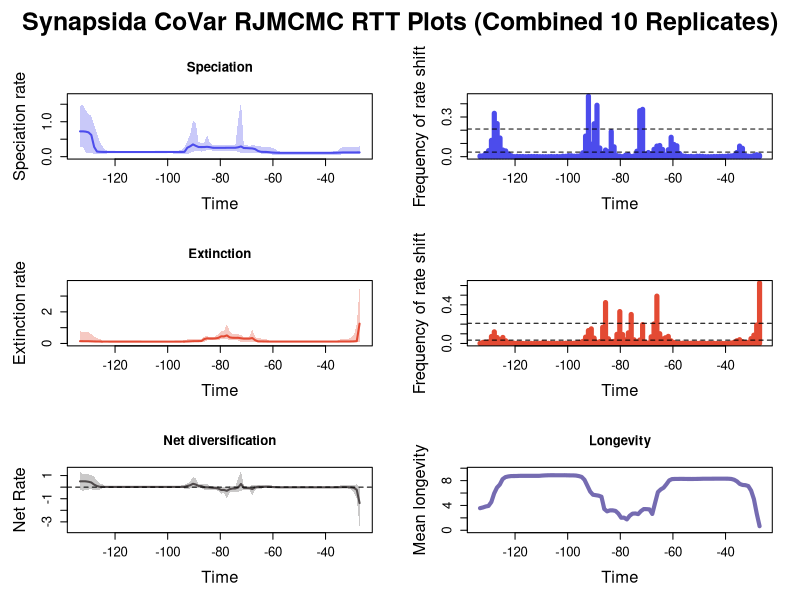

Recreate this plot in R.


pdf(file='C:/Users/SimoesLabAdmin/Documents/BDNN_Arielli/synapsida/mcmc_predictors/B_covar_rjmcmc/B_covar_syn_RTT_plots_TEST.pdf',width=10, height=15)
par(mfrow=c(3,2), 
    oma=c(0,0,3,0),     # Increased top outer margin from 2 to 3
    mar=c(5,5,4,2)+0.1, # Increase plot margins for larger axis labels
    cex.lab=1.5,        # Increase axis label size
    cex.axis=1.2)       # Increase axis tick label size
library(scales)

time=c(-27.068001935, -28.141163805,-29.214325675,-30.287487545,-31.360649415,-32.433811285000004,-33.506973155,-34.580135025000004,-35.653296895,-36.726458765000004,-37.799620635,-38.872782505,-39.945944374999996,-41.019106245,-42.092268114999996,-43.165429985,-44.238591854999996,-45.311753725,-46.384915594999995,-47.458077465,-48.531239334999995,-49.604401205,-50.677563074999995,-51.750724945,-52.82388681500001,-53.897048685,-54.97021055500001,-56.043372425,-57.11653429500001,-58.189696165,-59.26285803500001,-60.336019905,-61.40918177500001,-62.482343645,-63.55550551500001,-64.628667385,-65.70182925499999,-66.774991125,-67.848152995,-68.921314865,-69.99447673499999,-71.067638605,-72.140800475,-73.213962345,-74.28712421499999,-75.360286085,-76.433447955,-77.50660982500001,-78.579771695,-79.652933565,-80.726095435,-81.79925730500001,-82.872419175,-83.945581045,-85.018742915,-86.09190478500001,-87.165066655,-88.238228525,-89.311390395,-90.38455226500001,-91.45771413499999,-92.530876005,-93.604037875,-94.67719974500001,-95.75036161500002,-96.823523485,-97.896685355,-98.96984722500001,-100.04300909500002,-101.116170965,-102.189332835,-103.26249470500001,-104.33565657500002,-105.408818445,-106.481980315,-107.55514218500001,-108.62830405500002,-109.701465925,-110.774627795,-111.84778966500001,-112.92095153500001,-113.994113405,-115.067275275,-116.140437145,-117.21359901500001,-118.28676088499999,-119.359922755,-120.433084625,-121.50624649500001,-122.57940836499999,-123.652570235,-124.725732105,-125.79889397500001,-126.87205584499999,-127.945217715,-129.01837958500002,-130.09154145500003,-131.16470332500003,-132.237865195,-133.31102706500002)
rate=c(0.12197343003695399, 0.12154615348035899,0.12100863934218622,0.12078875028353112,0.1207451426641504,0.12073337511692522,0.12023067201097942,0.11684402056210944,0.11269973799889077,0.1104877374672314,0.110144132265192,0.10970755889739267,0.10955530220045007,0.10952596609165424,0.10947882483961338,0.10943252265348799,0.10929068918592237,0.10943252265348799,0.10943252265348799,0.10943252265348799,0.10943252265348799,0.10947882483961338,0.10955530220045007,0.10955530220045007,0.10963916552368169,0.10963916552368169,0.10968049778728292,0.10968049778728292,0.10991137180836391,0.11071983476308918,0.11413015917818714,0.1186890303303946,0.1277962915618686,0.1349170601968093,0.13604179398134048,0.139917777744126,0.16439012496147298,0.21629644880437626,0.2354947403193049,0.2395326506064786,0.24504861349615695,0.24696379390458523,0.2922131186569009,0.2679601866201702,0.25448832202138444,0.2541085419927751,0.2541085419927751,0.2541085419927751,0.25245640439306993,0.2523849958803308,0.25229228975814977,0.2523849958803308,0.25393959088899776,0.27149062225908543,0.2817794444052515,0.27551147807128107,0.2744863887231296,0.2753361616230765,0.3098522887096541,0.3513055161107757,0.29619083005688773,0.2562928977584863,0.13755088268006582,0.13436568977643726,0.13414183436230848,0.13400634893632918,0.13387893874002632,0.13387893874002632,0.13367414159558294,0.1330837424471586,0.1330837424471586,0.13306047194630585,0.13306047194630585,0.13302792988370854,0.13302792988370854,0.13302792988370854,0.13302792988370854,0.13302792988370854,0.13302792988370854,0.13302792988370854,0.13302792988370854,0.13302792988370854,0.13302792988370854,0.13302792988370854,0.13302792988370854,0.13302792988370854,0.13302792988370854,0.1330798626065126,0.1330798626065126,0.13323573552619405,0.13425838655677286,0.13544748329930956,0.13823478309682025,0.14575855112671454,0.2780706825551443,0.619951681538655,0.6953202603705448,0.7163578118994737,0.7242103644978006,0.7242103644978006)
minHPD=c(0.075602528641189, 0.0751822533099565,0.07033167382995621,0.0751822533099565,0.0751822533099565,0.0751822533099565,0.07622589823685971,0.050074125544164044,0.050074125544164044,0.052722361990561885,0.0525200554719315,0.052722361990561885,0.053340978818243415,0.053340978818243415,0.053340978818243415,0.053340978818243415,0.053359108337496304,0.0525200554719315,0.0525200554719315,0.0525200554719315,0.0525200554719315,0.053340978818243415,0.053340978818243415,0.053340978818243415,0.053340978818243415,0.053340978818243415,0.05281048882043875,0.05281048882043875,0.0525200554719315,0.053340978818243415,0.050074125544164044,0.06037905368823029,0.0819300415501725,0.08725525438909948,0.08725525438909948,0.09133941941213147,0.09054198210555227,0.09658283582802146,0.102769821859814,0.102769821859814,0.10188742403249845,0.10188742403249845,0.10482575757159532,0.13927062877320417,0.17006840501281725,0.17369507802601777,0.1745696099913396,0.1745696099913396,0.16969833083069777,0.16969833083069777,0.16969833083069777,0.16969833083069777,0.16969833083069777,0.19156600553912426,0.19499326389567156,0.15334549134386985,0.14626280233711386,0.15073404511184518,0.17786881110350503,0.1399993217017564,0.10719866329299445,0.07666203814459031,0.0783652890553229,0.0783652890553229,0.08766964547221733,0.08766964547221733,0.09068383211198279,0.09068383211198279,0.09321558462251853,0.09480703070324714,0.09501682393621869,0.09501682393621869,0.09501682393621869,0.09501682393621869,0.09501682393621869,0.09501682393621869,0.09501682393621869,0.09501682393621869,0.09501682393621869,0.09501682393621869,0.09501682393621869,0.09501682393621869,0.09501682393621869,0.09501682393621869,0.09501682393621869,0.09480703070324714,0.09480703070324714,0.09501682393621869,0.09501682393621869,0.0928781015645706,0.08766964547221733,0.07666203814459031,0.07931796107233563,0.07666203814459031,0.08093456584927498,0.10576477218474309,0.10576477218474309,0.11475442593670084,0.2750956946809067,0.2640758807282162)
maxHPD=c(0.29174021810784334, 0.2851671409414155,0.26677696892440567,0.2649275057541869,0.2649275057541869,0.2649275057541869,0.26677696892440567,0.22737795824791143,0.157971841153782,0.14867660972574342,0.1463351038018324,0.14416486324902217,0.14416486324902217,0.14416486324902217,0.14416486324902217,0.144102914757969,0.144102914757969,0.14308864614600347,0.14308864614600347,0.14308864614600347,0.14308864614600347,0.144102914757969,0.14425678313897472,0.14430769398640272,0.14430769398640272,0.14430769398640272,0.14430769398640272,0.14430769398640272,0.1463351038018324,0.1525832538131198,0.22271228022683848,0.25579282075641385,0.2834997652939788,0.2866432682087968,0.2857556402219638,0.2915079558484967,0.3019080512825323,0.31933424046612985,0.32066561700675694,0.31867177651041906,0.320193877817911,0.32586500030493254,1.5743348823369554,1.0394955159627686,0.32586500030493254,0.32586500030493254,0.32586500030493254,0.32586500030493254,0.3225176841069828,0.3225176841069828,0.3225176841069828,0.3225176841069828,0.32590623173505073,0.3930281182065587,0.6224657112534723,0.4044761407883195,0.3930281182065587,0.41168340670190473,0.9438203222056334,1.0273582829856711,0.6346781068132665,0.4469990343174184,0.2830811745462836,0.18828192753609624,0.17512762836548626,0.17343831204018456,0.17441112213541946,0.17343831204018456,0.17441112213541946,0.17343831204018456,0.17343831204018456,0.17343831204018456,0.17343831204018456,0.17343831204018456,0.17343831204018456,0.17343831204018456,0.17343831204018456,0.17343831204018456,0.17343831204018456,0.17343831204018456,0.17343831204018456,0.17325720650970142,0.17343831204018456,0.17343831204018456,0.17343831204018456,0.17343831204018456,0.17382803058372218,0.17441112213541946,0.17441112213541946,0.17444930525154367,0.17767661030024648,0.2931337088111401,0.41329721028209787,0.6809455427735709,0.90741973317616,1.163067885687223,1.2290604778449776,1.3273940307575927,1.4799365291537798,1.4562925345091597)
remove_na = !is.na(rate)
time = time[remove_na]
plot(time,time,type = 'n', ylim = c(0, 1.731768370570651), xlim = c(-133.847608,-26.531421), ylab = 'Speciation rate', xlab = 'Time',main='Speciation' )
polygon(c(time, rev(time)), c(maxHPD[remove_na], rev(minHPD[remove_na])), col = alpha('#4c4cec',0.3), border = NA)
lines(time,rate[remove_na], col = '#4c4cec', lwd=2)
mtext("Synapsida CoVar RJMCMC RTT Plots (Combined 10 Replicates)", outer = TRUE, line = 0.5, cex = 1.5, font = 2)
mids=c(-27.073421944444448, -28.157423833333333,-29.241425722222225,-30.32542761111111,-31.4094295,-32.49343138888889,-33.57743327777778,-34.66143516666667,-35.745437055555556,-36.82943894444444,-37.91344083333333,-38.997442722222225,-40.08144461111111,-41.1654465,-42.24944838888889,-43.33345027777778,-44.41745216666667,-45.501454055555556,-46.58545594444444,-47.66945783333333,-48.753459722222225,-49.83746161111112,-50.9214635,-52.00546538888889,-53.08946727777778,-54.17346916666667,-55.257471055555555,-56.34147294444445,-57.42547483333333,-58.509476722222225,-59.59347861111111,-60.6774805,-61.76148238888889,-62.84548427777778,-63.92948616666667,-65.01348805555556,-66.09748994444446,-67.18149183333334,-68.26549372222223,-69.34949561111112,-70.4334975,-71.51749938888891,-72.60150127777779,-73.68550316666668,-74.76950505555557,-75.85350694444445,-76.93750883333334,-78.02151072222223,-79.10551261111112,-80.18951450000002,-81.2735163888889,-82.35751827777779,-83.44152016666668,-84.52552205555556,-85.60952394444446,-86.69352583333334,-87.77752772222223,-88.86152961111112,-89.9455315,-91.02953338888891,-92.11353527777779,-93.19753716666666,-94.28153905555557,-95.36554094444445,-96.44954283333335,-97.53354472222223,-98.61754661111111,-99.70154850000002,-100.7855503888889,-101.8695522777778,-102.95355416666668,-104.03755605555556,-105.12155794444446,-106.20555983333334,-107.28956172222225,-108.37356361111112,-109.4575655,-110.54156738888891,-111.62556927777779,-112.70957116666666,-113.79357305555557,-114.87757494444445,-115.96157683333335,-117.04557872222223,-118.12958061111111,-119.21358250000002,-120.2975843888889,-121.3815862777778,-122.46558816666668,-123.54959005555556,-124.63359194444446,-125.71759383333334,-126.80159572222225,-127.88559761111112,-128.9695995,-130.0536013888889,-131.13760327777777,-132.22160516666668,-133.30560705555556)
counts=c(0.01, 0.014444444444444444,0.0077777777777777776,0.0033333333333333335,0.0033333333333333335,0.01,0.06333333333333334,0.08,0.03111111111111111,0.008888888888888889,0.005555555555555556,0.005555555555555556,0.0022222222222222222,0.0022222222222222222,0.0022222222222222222,0.0011111111111111111,0.0011111111111111111,0.0,0.0,0.0,0.0022222222222222222,0.0033333333333333335,0.0033333333333333335,0.0,0.0022222222222222222,0.0011111111111111111,0.0033333333333333335,0.005555555555555556,0.023333333333333334,0.08222222222222222,0.09222222222222222,0.14666666666666667,0.052222222222222225,0.012222222222222223,0.05444444444444444,0.08444444444444445,0.08,0.05555555555555555,0.022222222222222223,0.03111111111111111,0.01888888888888889,0.35777777777777775,0.3477777777777778,0.04111111111111111,0.005555555555555556,0.0011111111111111111,0.015555555555555555,0.011111111111111112,0.0,0.0044444444444444444,0.0077777777777777776,0.07444444444444444,0.19,0.03777777777777778,0.05,0.024444444444444446,0.06555555555555556,0.3888888888888889,0.24888888888888888,0.09444444444444444,0.4577777777777778,0.15555555555555556,0.028888888888888888,0.006666666666666667,0.0044444444444444444,0.0033333333333333335,0.006666666666666667,0.0077777777777777776,0.0022222222222222222,0.0033333333333333335,0.0,0.0011111111111111111,0.0,0.0011111111111111111,0.0,0.0,0.0,0.0,0.0011111111111111111,0.0011111111111111111,0.0011111111111111111,0.0011111111111111111,0.0,0.0011111111111111111,0.0011111111111111111,0.0022222222222222222,0.0,0.006666666666666667,0.02,0.043333333333333335,0.05,0.1411111111111111,0.25,0.3277777777777778,0.12333333333333334,0.04555555555555556,0.024444444444444446,0.006666666666666667,0.005555555555555556)
plot(mids,counts,type = 'h', xlim = c(-133.847608,-26.531421), ylim=c(0,0.4577777777777778), ylab = 'Frequency of rate shift', xlab = 'Time',lwd=5,col='#4c4cec')
bf2 = 0.034508250409250284
bf6 = 0.2089214177133588
abline(h=bf2, lty=2)
abline(h=bf6, lty=2)

time=c(-27.068001935, -28.141163805,-29.214325675,-30.287487545,-31.360649415,-32.433811285000004,-33.506973155,-34.580135025000004,-35.653296895,-36.726458765000004,-37.799620635,-38.872782505,-39.945944374999996,-41.019106245,-42.092268114999996,-43.165429985,-44.238591854999996,-45.311753725,-46.384915594999995,-47.458077465,-48.531239334999995,-49.604401205,-50.677563074999995,-51.750724945,-52.82388681500001,-53.897048685,-54.97021055500001,-56.043372425,-57.11653429500001,-58.189696165,-59.26285803500001,-60.336019905,-61.40918177500001,-62.482343645,-63.55550551500001,-64.628667385,-65.70182925499999,-66.774991125,-67.848152995,-68.921314865,-69.99447673499999,-71.067638605,-72.140800475,-73.213962345,-74.28712421499999,-75.360286085,-76.433447955,-77.50660982500001,-78.579771695,-79.652933565,-80.726095435,-81.79925730500001,-82.872419175,-83.945581045,-85.018742915,-86.09190478500001,-87.165066655,-88.238228525,-89.311390395,-90.38455226500001,-91.45771413499999,-92.530876005,-93.604037875,-94.67719974500001,-95.75036161500002,-96.823523485,-97.896685355,-98.96984722500001,-100.04300909500002,-101.116170965,-102.189332835,-103.26249470500001,-104.33565657500002,-105.408818445,-106.481980315,-107.55514218500001,-108.62830405500002,-109.701465925,-110.774627795,-111.84778966500001,-112.92095153500001,-113.994113405,-115.067275275,-116.140437145,-117.21359901500001,-118.28676088499999,-119.359922755,-120.433084625,-121.50624649500001,-122.57940836499999,-123.652570235,-124.725732105,-125.79889397500001,-126.87205584499999,-127.945217715,-129.01837958500002,-130.09154145500003,-131.16470332500003,-132.237865195,-133.31102706500002)
rate=c(1.2528789955578812, 0.14646678728507917,0.13146517306017957,0.12622529097096957,0.1242296379319777,0.1237826438594683,0.12371832381359475,0.12278304510684898,0.12129457562104423,0.12022184367862973,0.11966042941075189,0.1194550116718922,0.11937478340548469,0.11937478340548469,0.11937478340548469,0.11937478340548469,0.11937478340548469,0.11942696665917799,0.11942696665917799,0.11942696665917799,0.11942696665917799,0.1195226811305336,0.11959948623359243,0.11966042941075189,0.11977279923370923,0.11973918299362109,0.11959948623359243,0.11959000694899277,0.11959000694899277,0.11959948623359243,0.11959948623359243,0.11966042941075189,0.12064169868950114,0.12284133454945916,0.12604251091679639,0.1279597616091796,0.1313474791937859,0.21051882038705183,0.3428656791996668,0.30803623582667794,0.30504348169107454,0.3047346685165786,0.32954768049895167,0.35807124006035135,0.35651431375065656,0.35958978938471164,0.386215854589543,0.5092176086824204,0.4453340854761766,0.4501102594287689,0.35489916374532043,0.3222335479475653,0.31110036508482913,0.3116787358010058,0.32266490913320134,0.27682692676300225,0.1533380874529522,0.14727286109287543,0.14514430256513022,0.14253438578691696,0.1332252596273557,0.12561212306482272,0.12062039017676138,0.11840216790686808,0.11776172139969962,0.1172014039171359,0.11677695284123607,0.11675793579061117,0.11667954985260703,0.11660121951595635,0.11660121951595635,0.11660121951595635,0.11660121951595635,0.11656109851639879,0.11656109851639879,0.11667954985260703,0.11675237286866799,0.11683751541158313,0.11756843564932891,0.11765789740746804,0.11765789740746804,0.11765789740746804,0.11765789740746804,0.11765789740746804,0.11765789740746804,0.11774124082202268,0.11778476729103012,0.11781556895726975,0.11788705319532647,0.1182328735147721,0.11851201633966407,0.11979759686997238,0.12215167216060993,0.12417854454945257,0.12696829834072176,0.13402336463992948,0.14039716936298255,0.1408358325859013,0.14253438578691696,0.14447725578646672)
minHPD=c(0.10187811656007006, 0.081483451300088,0.081483451300088,0.08847500800956669,0.08801529953806492,0.08489351323521153,0.08801529953806492,0.08801529953806492,0.081483451300088,0.08753091146268105,0.08828387581048179,0.08828387581048179,0.08847500800956669,0.08847500800956669,0.08847500800956669,0.08847500800956669,0.08847500800956669,0.08863804620610162,0.08863804620610162,0.08753091146268105,0.08753091146268105,0.08863804620610162,0.08847500800956669,0.08828387581048179,0.08828387581048179,0.08828387581048179,0.08801529953806492,0.08828387581048179,0.08801529953806492,0.08828387581048179,0.08828387581048179,0.08753091146268105,0.08458026999479036,0.07913715830289628,0.08753091146268105,0.08753091146268105,0.08378449304556632,0.08891151488492041,0.1169309927508425,0.09342910486637387,0.09342910486637387,0.09342910486637387,0.09488315609023158,0.18570831141135774,0.19456191544327409,0.18964699181556297,0.20155350637868705,0.27266376758169564,0.2813256025856453,0.2683190054590375,0.21113305438071686,0.20838720069964528,0.20785417160123318,0.20838720069964528,0.2015647954081809,0.11222093522277261,0.09801232772599812,0.0979493885159227,0.0979493885159227,0.09743677892199852,0.08938852299744203,0.07681103294121817,0.056550372406781166,0.06588491338653683,0.06577482624019704,0.07040430830980855,0.06519117059427464,0.06519117059427464,0.06519117059427464,0.06519117059427464,0.06519117059427464,0.06519117059427464,0.06519117059427464,0.06519117059427464,0.06519117059427464,0.06519117059427464,0.06519117059427464,0.06519117059427464,0.06519117059427464,0.06519117059427464,0.06519117059427464,0.06519117059427464,0.06519117059427464,0.06519117059427464,0.06519117059427464,0.06519117059427464,0.07040430830980855,0.07009178558893622,0.07040430830980855,0.0685317427369894,0.06661464049545153,0.06018594041916015,0.061688473269602605,0.061688473269602605,0.062206404992485205,0.07339779438482599,0.07040430830980855,0.07477464013841224,0.07040430830980855,0.08145261540454155)
maxHPD=c(3.4814464601079025, 1.211652672425394,0.5564803846783271,0.3638913778024606,0.2891989929498871,0.27146015042915805,0.2655717089946787,0.2514687845418404,0.17203187629849243,0.15907434600054998,0.1565256506088755,0.15580817501146715,0.1558301945084169,0.1558301945084169,0.1558301945084169,0.1558301945084169,0.1558301945084169,0.1558301945084169,0.1558301945084169,0.15422510538345766,0.15422510538345766,0.1558301945084169,0.1558301945084169,0.15580817501146715,0.1558301945084169,0.1558301945084169,0.1558301945084169,0.1558301945084169,0.1558301945084169,0.1565256506088755,0.1565256506088755,0.1565256506088755,0.16483084808251872,0.2598449681686791,0.2986849143608337,0.3144230943536637,0.3235400112766274,0.4037631981723871,0.9067502397577455,0.4327148868709681,0.425502832588847,0.42718247276492116,0.5218023853040284,0.6004236021323952,0.6004236021323952,0.6004236021323952,0.7548435010433714,1.2251672660482518,0.7780613224021775,0.7782758241631409,0.6187963074333148,0.4485402496106108,0.42393334725732634,0.42393334725732634,0.4552724255376872,0.4327607328183465,0.28925678804133803,0.2785475663311084,0.27533183475492845,0.27426766921991186,0.2715309712902245,0.2568138967306767,0.20503828800810028,0.15588898535319806,0.15290332278596735,0.1554378666602568,0.1493169465968568,0.1493169465968568,0.1488360089734191,0.1488360089734191,0.1488360089734191,0.1488360089734191,0.1488360089734191,0.1488360089734191,0.1488360089734191,0.1488360089734191,0.14914016511986805,0.1493169465968568,0.15002576467450768,0.15002576467450768,0.15002576467450768,0.15002576467450768,0.15002576467450768,0.15002576467450768,0.15002576467450768,0.15002576467450768,0.1554614738541061,0.1554614738541061,0.15588898535319806,0.15578901576367735,0.15578901576367735,0.1778265242301363,0.28941086170329755,0.32582894542816804,0.4291138350687424,0.5841735098014148,0.7002484038661847,0.7180606405540836,0.7276979193028172,0.7637438776953976)
remove_na = !is.na(rate)
time = time[remove_na]
plot(time,time,type = 'n', ylim = c(0, 3.829591106118693), xlim = c(-133.847608,-26.531421), ylab = 'Extinction rate', xlab = 'Time',main='Extinction' )
polygon(c(time, rev(time)), c(maxHPD[remove_na], rev(minHPD[remove_na])), col = alpha('#e34a33',0.3), border = NA)
lines(time,rate[remove_na], col = '#e34a33', lwd=2)
mids=c(-27.073421944444448, -28.157423833333333,-29.241425722222225,-30.32542761111111,-31.4094295,-32.49343138888889,-33.57743327777778,-34.66143516666667,-35.745437055555556,-36.82943894444444,-37.91344083333333,-38.997442722222225,-40.08144461111111,-41.1654465,-42.24944838888889,-43.33345027777778,-44.41745216666667,-45.501454055555556,-46.58545594444444,-47.66945783333333,-48.753459722222225,-49.83746161111112,-50.9214635,-52.00546538888889,-53.08946727777778,-54.17346916666667,-55.257471055555555,-56.34147294444445,-57.42547483333333,-58.509476722222225,-59.59347861111111,-60.6774805,-61.76148238888889,-62.84548427777778,-63.92948616666667,-65.01348805555556,-66.09748994444446,-67.18149183333334,-68.26549372222223,-69.34949561111112,-70.4334975,-71.51749938888891,-72.60150127777779,-73.68550316666668,-74.76950505555557,-75.85350694444445,-76.93750883333334,-78.02151072222223,-79.10551261111112,-80.18951450000002,-81.2735163888889,-82.35751827777779,-83.44152016666668,-84.52552205555556,-85.60952394444446,-86.69352583333334,-87.77752772222223,-88.86152961111112,-89.9455315,-91.02953338888891,-92.11353527777779,-93.19753716666666,-94.28153905555557,-95.36554094444445,-96.44954283333335,-97.53354472222223,-98.61754661111111,-99.70154850000002,-100.7855503888889,-101.8695522777778,-102.95355416666668,-104.03755605555556,-105.12155794444446,-106.20555983333334,-107.28956172222225,-108.37356361111112,-109.4575655,-110.54156738888891,-111.62556927777779,-112.70957116666666,-113.79357305555557,-114.87757494444445,-115.96157683333335,-117.04557872222223,-118.12958061111111,-119.21358250000002,-120.2975843888889,-121.3815862777778,-122.46558816666668,-123.54959005555556,-124.63359194444446,-125.71759383333334,-126.80159572222225,-127.88559761111112,-128.9695995,-130.0536013888889,-131.13760327777777,-132.22160516666668,-133.30560705555556)
counts=c(0.6266666666666667, 0.19111111111111112,0.08555555555555555,0.05,0.011111111111111112,0.008888888888888889,0.017777777777777778,0.03888888888888889,0.027777777777777776,0.011111111111111112,0.0044444444444444444,0.0011111111111111111,0.0,0.0,0.0,0.0,0.0011111111111111111,0.0,0.0011111111111111111,0.0,0.0033333333333333335,0.0022222222222222222,0.0011111111111111111,0.0022222222222222222,0.0022222222222222222,0.0022222222222222222,0.0011111111111111111,0.0022222222222222222,0.0022222222222222222,0.0,0.01,0.02666666666666667,0.07333333333333333,0.058888888888888886,0.04666666666666667,0.10111111111111111,0.49,0.20222222222222222,0.06888888888888889,0.0044444444444444444,0.011111111111111112,0.19444444444444445,0.035555555555555556,0.015555555555555555,0.03777777777777778,0.3,0.11,0.03666666666666667,0.09222222222222222,0.33,0.09444444444444444,0.021111111111111112,0.016666666666666666,0.04888888888888889,0.42333333333333334,0.16777777777777778,0.01888888888888889,0.012222222222222223,0.05555555555555555,0.1511111111111111,0.13333333333333333,0.06555555555555556,0.021111111111111112,0.011111111111111112,0.006666666666666667,0.0022222222222222222,0.0022222222222222222,0.0022222222222222222,0.0022222222222222222,0.0,0.0,0.0011111111111111111,0.0,0.0011111111111111111,0.0011111111111111111,0.005555555555555556,0.0077777777777777776,0.0011111111111111111,0.0,0.0,0.0,0.0,0.0,0.0,0.0033333333333333335,0.0022222222222222222,0.0022222222222222222,0.005555555555555556,0.01,0.027777777777777776,0.06222222222222222,0.04,0.06111111111111111,0.12,0.07222222222222222,0.015555555555555555,0.012222222222222223,0.011111111111111112,0.0011111111111111111)
plot(mids,counts,type = 'h', xlim = c(-133.847608,-26.531421), ylim=c(0,0.6266666666666667), ylab = 'Frequency of rate shift', xlab = 'Time',lwd=5,col='#e34a33')
abline(h=bf2, lty=2)
abline(h=bf6, lty=2)
#Net Diversification Rate
time=c(-27.068001935, -28.141163805,-29.214325675,-30.287487545,-31.360649415,-32.433811285000004,-33.506973155,-34.580135025000004,-35.653296895,-36.726458765000004,-37.799620635,-38.872782505,-39.945944374999996,-41.019106245,-42.092268114999996,-43.165429985,-44.238591854999996,-45.311753725,-46.384915594999995,-47.458077465,-48.531239334999995,-49.604401205,-50.677563074999995,-51.750724945,-52.82388681500001,-53.897048685,-54.97021055500001,-56.043372425,-57.11653429500001,-58.189696165,-59.26285803500001,-60.336019905,-61.40918177500001,-62.482343645,-63.55550551500001,-64.628667385,-65.70182925499999,-66.774991125,-67.848152995,-68.921314865,-69.99447673499999,-71.067638605,-72.140800475,-73.213962345,-74.28712421499999,-75.360286085,-76.433447955,-77.50660982500001,-78.579771695,-79.652933565,-80.726095435,-81.79925730500001,-82.872419175,-83.945581045,-85.018742915,-86.09190478500001,-87.165066655,-88.238228525,-89.311390395,-90.38455226500001,-91.45771413499999,-92.530876005,-93.604037875,-94.67719974500001,-95.75036161500002,-96.823523485,-97.896685355,-98.96984722500001,-100.04300909500002,-101.116170965,-102.189332835,-103.26249470500001,-104.33565657500002,-105.408818445,-106.481980315,-107.55514218500001,-108.62830405500002,-109.701465925,-110.774627795,-111.84778966500001,-112.92095153500001,-113.994113405,-115.067275275,-116.140437145,-117.21359901500001,-118.28676088499999,-119.359922755,-120.433084625,-121.50624649500001,-122.57940836499999,-123.652570235,-124.725732105,-125.79889397500001,-126.87205584499999,-127.945217715,-129.01837958500002,-130.09154145500003,-131.16470332500003,-132.237865195,-133.31102706500002)
net_rate=c(-1.37670053707034, -0.22886941327565144,-0.06157006242018915,-0.020100227303009126,-0.004219623393581218,-0.001676206459142187,-0.001166570260146276,-0.008232036770466506,-0.013777095072724328,-0.014354558454172823,-0.013560601229953237,-0.013496636661680845,-0.013752296845335056,-0.01380907553273626,-0.013891662120167781,-0.013933578396202457,-0.014024262736509276,-0.01401399382555185,-0.01401399382555185,-0.014052485336764434,-0.014052485336764434,-0.014202000813518599,-0.014210436468197803,-0.01414638513216428,-0.014163525811128848,-0.014121054263242946,-0.013894311949433457,-0.013779363200672351,-0.013117777851087366,-0.010828383787733997,-0.0015216016684607922,0.010427976315163855,0.028656687128281344,0.03493802543592384,0.024015972051803766,0.02243612323191911,0.025658316091429996,-0.024568513153074303,-0.16610526967895045,-0.07846072116219313,-0.06949368157862608,-0.06207442837591235,0.27193980991472505,-0.034329145279466934,-0.11302566445525258,-0.11954092093852606,-0.17447723114233868,-0.31893483861416483,-0.24120585349903184,-0.24548826414482972,-0.12242806817618203,-0.07128850071486781,-0.05988353445835825,-0.03330720909796811,-0.011663787850055176,-0.009632716246222337,0.09019229549476335,0.09856441040207847,0.22501046345811623,0.2919515848915162,0.16087767231231714,0.10502821207775377,0.027030055234141794,0.022263065831384585,0.02137735461434936,0.021861431949257618,0.02210745109877186,0.02175016278002847,0.021273079024824174,0.0205441287128474,0.02042854695150251,0.020330331525588812,0.020330331525588812,0.020322346304114686,0.020322346304114686,0.020241360098842143,0.01999613336062889,0.019661266931941427,0.019137093759249154,0.019117395191806108,0.019107034826652432,0.019055954978911434,0.019039390814615587,0.019045411293365653,0.019045411293365653,0.018963638264841643,0.01880455163913851,0.018833293546618054,0.01874716192170784,0.01878744431395607,0.021329051168945585,0.02696249839373907,0.029167002102098275,0.09595501775068337,0.21839586005659287,0.40186048743291286,0.46516995445163634,0.5015298843380712,0.5071632334340477,0.5007336181473337)
net_minHPD=c(-3.3859003662016502, -1.0202733050298225,-0.46055721302987623,-0.221358435621888,-0.11241252754407402,-0.10908326844463131,-0.10803854970621532,-0.10803854970621532,-0.09063903683969488,-0.07397864843924346,-0.06482226716587991,-0.06482226716587991,-0.06482226716587991,-0.06482226716587991,-0.06482226716587991,-0.06482226716587991,-0.06482226716587991,-0.06482226716587991,-0.06482226716587991,-0.06482226716587991,-0.06482226716587991,-0.06482226716587991,-0.06482226716587991,-0.06482226716587991,-0.06482226716587991,-0.06482226716587991,-0.06482226716587991,-0.06482226716587991,-0.06620840035747702,-0.07620856142576815,-0.07817864229911323,-0.06667439329522627,-0.05053584144068453,-0.06229906441378723,-0.10074793363406068,-0.13980349195054237,-0.16023043436623613,-0.23963022712833193,-0.7387579675770969,-0.2723726645576571,-0.2559465482585525,-0.2568774065987335,-0.3199376742120704,-0.4017230586934774,-0.3880187990260376,-0.38996858423749503,-0.46891307141875344,-0.9903123355755712,-0.537170031402229,-0.5521518944470369,-0.34840062336597954,-0.2179269823389705,-0.20783238817829036,-0.21749100746538153,-0.1999332030064117,-0.24456792894206386,-0.07847979419408757,-0.049569205140372635,-0.07609968666136335,-0.04750136903058333,-0.11009236766313221,-0.15516982835805446,-0.12710583310876428,-0.03254169063881422,-0.03204720493881956,-0.031096332617513225,-0.031096332617513225,-0.03254169063881422,-0.029473587207110588,-0.03204720493881956,-0.03204720493881956,-0.03204720493881956,-0.03204720493881956,-0.03204720493881956,-0.03204720493881956,-0.03204720493881956,-0.03204720493881956,-0.03254169063881422,-0.03254169063881422,-0.03254169063881422,-0.03254169063881422,-0.03204720493881956,-0.03204720493881956,-0.03204720493881956,-0.03204720493881956,-0.03204720493881956,-0.03204720493881956,-0.03254169063881422,-0.029473587207110588,-0.03254169063881422,-0.03744691488815713,-0.0973518001909997,-0.22986135710486963,-0.24878776718564705,-0.2516322941444383,-0.16852794156522433,-0.20895215278827783,-0.2318512708644937,-0.3084080621897717,-0.18774918310736888)
net_maxHPD=c(0.005158169390215045, 0.23669201442773818,0.19022265525981952,0.19022265525981952,0.17553658766002794,0.1557459144346336,0.14793971125520927,0.14793971125520927,0.09749361052912923,0.040066932418707735,0.040066932418707735,0.03742683095589554,0.034486941536709656,0.03437646340229433,0.03437646340229433,0.03437646340229433,0.03347596153936691,0.03317098344739637,0.03317098344739637,0.03317098344739637,0.03317098344739637,0.03317098344739637,0.03306419138113158,0.03317098344739637,0.03341989929102912,0.03341989929102912,0.03434650155668255,0.03347596153936691,0.03477715769444885,0.03477715769444885,0.11346599412474706,0.14517182730710856,0.18383985670709346,0.19652058451592186,0.18383985670709346,0.18414996423038468,0.19593999837606263,0.18592685199567158,0.18034022148911186,0.08757312288317799,0.10588983133462448,0.12114050194609727,1.3668897379615332,0.7807030219281951,0.07910875409874352,0.07119057417207272,0.06737317227306272,0.012605994897285755,-0.02748654370452347,-0.02919123084349784,0.08730777217242636,0.08033163010569253,0.07772666168913259,0.10106931727765203,0.33467518339829566,0.2296060192719618,0.23861943488783688,0.25671423739291094,0.7361044855643089,0.9058649844972559,0.46844031845934975,0.3093163979453869,0.19317066384278797,0.15290373608399227,0.08264934653120902,0.07693987541893252,0.07197958415252091,0.06973808657293432,0.07064208441289935,0.06493838914981963,0.06459316796884719,0.06493838914981963,0.06493838914981963,0.06493838914981963,0.06493838914981963,0.06493838914981963,0.06630048018321091,0.06493838914981963,0.06432360681173216,0.06432360681173216,0.06432360681173216,0.06432360681173216,0.06432360681173216,0.06432360681173216,0.06432360681173216,0.06432360681173216,0.06432360681173216,0.06493838914981963,0.06865937079179715,0.06973808657293432,0.08552297713618846,0.23923671740966146,0.32556404994991345,0.5946863231564895,0.88489746040861,1.0819559749268923,1.0974304844501024,1.1474969879965615,1.1474969879965615,1.3257315825378586)
remove_na = !is.na(net_rate)
time = time[remove_na]
plot(time,time,type = 'n', ylim = c(-3.7244904028218158, 1.5035787117576866), xlim = c(-133.847608,-26.531421), ylab = 'Net Rate', xlab = 'Time',lwd=2, main='Net diversification', col= '#504A4B' )
polygon(c(time, rev(time)), c(net_maxHPD[remove_na], rev(net_minHPD[remove_na])), col = alpha('#504A4B',0.3), border = NA)
lines(time,net_rate[remove_na], col = '#504A4B', lwd=2)
abline(h=0,lty=2)


time=c(-27.068001935, -28.141163805,-29.214325675,-30.287487545,-31.360649415,-32.433811285000004,-33.506973155,-34.580135025000004,-35.653296895,-36.726458765000004,-37.799620635,-38.872782505,-39.945944374999996,-41.019106245,-42.092268114999996,-43.165429985,-44.238591854999996,-45.311753725,-46.384915594999995,-47.458077465,-48.531239334999995,-49.604401205,-50.677563074999995,-51.750724945,-52.82388681500001,-53.897048685,-54.97021055500001,-56.043372425,-57.11653429500001,-58.189696165,-59.26285803500001,-60.336019905,-61.40918177500001,-62.482343645,-63.55550551500001,-64.628667385,-65.70182925499999,-66.774991125,-67.848152995,-68.921314865,-69.99447673499999,-71.067638605,-72.140800475,-73.213962345,-74.28712421499999,-75.360286085,-76.433447955,-77.50660982500001,-78.579771695,-79.652933565,-80.726095435,-81.79925730500001,-82.872419175,-83.945581045,-85.018742915,-86.09190478500001,-87.165066655,-88.238228525,-89.311390395,-90.38455226500001,-91.45771413499999,-92.530876005,-93.604037875,-94.67719974500001,-95.75036161500002,-96.823523485,-97.896685355,-98.96984722500001,-100.04300909500002,-101.116170965,-102.189332835,-103.26249470500001,-104.33565657500002,-105.408818445,-106.481980315,-107.55514218500001,-108.62830405500002,-109.701465925,-110.774627795,-111.84778966500001,-112.92095153500001,-113.994113405,-115.067275275,-116.140437145,-117.21359901500001,-118.28676088499999,-119.359922755,-120.433084625,-121.50624649500001,-122.57940836499999,-123.652570235,-124.725732105,-125.79889397500001,-126.87205584499999,-127.945217715,-129.01837958500002,-130.09154145500003,-131.16470332500003,-132.237865195,-133.31102706500002)
rate=c(0.6549529841773821, 2.683178961707103,5.009200326645789,6.398060701287235,7.128355848798767,7.2652577418691076,7.302475703462931,7.463803842089222,7.880362873033553,8.141760072665766,8.269887495428163,8.307045587387112,8.313176723252091,8.313176723252091,8.313176723252091,8.313176723252091,8.313176723252091,8.3076380443215,8.3076380443215,8.304982330697616,8.304982330697616,8.288544630405333,8.277384200192014,8.27324238301025,8.264598079716938,8.266597102663711,8.2718466814539,8.279492483053373,8.284261860130549,8.271830051550932,8.271830051550932,8.248047997250438,8.042759926706601,7.412048101151177,6.855578249679663,6.582013903107197,6.160071592645214,4.4183409180131985,2.62648192934781,3.365762483894503,3.406200541835193,3.4174507279930886,3.09348916981513,2.6034157532654816,2.707847950671774,2.676622140846684,2.337208353214884,1.747374987653551,2.036282191266128,2.019920021868237,2.688612647310496,3.115109945285039,3.2076901289604143,3.2044563538088795,3.047174731355582,3.4256414273365685,5.410316136031437,5.577760930973365,5.651033565756274,5.724146463441895,6.2416983812191535,7.190786253803784,8.131311995062354,8.59573526909459,8.733213025813876,8.816425728915211,8.842897792796853,8.84487409348246,8.854010174262749,8.86725577720131,8.865473998969243,8.865473998969243,8.865473998969243,8.867903483246918,8.867903483246918,8.860414311687146,8.841204050685455,8.815105850618751,8.774561742089926,8.77304535369362,8.77304535369362,8.77304535369362,8.77304535369362,8.77304535369362,8.77304535369362,8.769776582728504,8.747172240331162,8.740088073126445,8.73351350173769,8.674574741849344,8.568108014855135,8.242999285123805,7.365009681344308,6.873809940319696,5.93674495935531,4.545168124471985,3.9243703523771987,3.8287799187845377,3.671931592181115,3.5590406342091336)
minHPD=c(0.6549529841773821, 2.683178961707103,5.009200326645789,6.398060701287235,7.128355848798767,7.2652577418691076,7.302475703462931,7.463803842089222,7.880362873033553,8.141760072665766,8.269887495428163,8.307045587387112,8.313176723252091,8.313176723252091,8.313176723252091,8.313176723252091,8.313176723252091,8.3076380443215,8.3076380443215,8.304982330697616,8.304982330697616,8.288544630405333,8.277384200192014,8.27324238301025,8.264598079716938,8.266597102663711,8.2718466814539,8.279492483053373,8.284261860130549,8.271830051550932,8.271830051550932,8.248047997250438,8.042759926706601,7.412048101151177,6.855578249679663,6.582013903107197,6.160071592645214,4.4183409180131985,2.62648192934781,3.365762483894503,3.406200541835193,3.4174507279930886,3.09348916981513,2.6034157532654816,2.707847950671774,2.676622140846684,2.337208353214884,1.747374987653551,2.036282191266128,2.019920021868237,2.688612647310496,3.115109945285039,3.2076901289604143,3.2044563538088795,3.047174731355582,3.4256414273365685,5.410316136031437,5.577760930973365,5.651033565756274,5.724146463441895,6.2416983812191535,7.190786253803784,8.131311995062354,8.59573526909459,8.733213025813876,8.816425728915211,8.842897792796853,8.84487409348246,8.854010174262749,8.86725577720131,8.865473998969243,8.865473998969243,8.865473998969243,8.867903483246918,8.867903483246918,8.860414311687146,8.841204050685455,8.815105850618751,8.774561742089926,8.77304535369362,8.77304535369362,8.77304535369362,8.77304535369362,8.77304535369362,8.77304535369362,8.769776582728504,8.747172240331162,8.740088073126445,8.73351350173769,8.674574741849344,8.568108014855135,8.242999285123805,7.365009681344308,6.873809940319696,5.93674495935531,4.545168124471985,3.9243703523771987,3.8287799187845377,3.671931592181115,3.5590406342091336)
maxHPD=c(0.6549529841773821, 2.683178961707103,5.009200326645789,6.398060701287235,7.128355848798767,7.2652577418691076,7.302475703462931,7.463803842089222,7.880362873033553,8.141760072665766,8.269887495428163,8.307045587387112,8.313176723252091,8.313176723252091,8.313176723252091,8.313176723252091,8.313176723252091,8.3076380443215,8.3076380443215,8.304982330697616,8.304982330697616,8.288544630405333,8.277384200192014,8.27324238301025,8.264598079716938,8.266597102663711,8.2718466814539,8.279492483053373,8.284261860130549,8.271830051550932,8.271830051550932,8.248047997250438,8.042759926706601,7.412048101151177,6.855578249679663,6.582013903107197,6.160071592645214,4.4183409180131985,2.62648192934781,3.365762483894503,3.406200541835193,3.4174507279930886,3.09348916981513,2.6034157532654816,2.707847950671774,2.676622140846684,2.337208353214884,1.747374987653551,2.036282191266128,2.019920021868237,2.688612647310496,3.115109945285039,3.2076901289604143,3.2044563538088795,3.047174731355582,3.4256414273365685,5.410316136031437,5.577760930973365,5.651033565756274,5.724146463441895,6.2416983812191535,7.190786253803784,8.131311995062354,8.59573526909459,8.733213025813876,8.816425728915211,8.842897792796853,8.84487409348246,8.854010174262749,8.86725577720131,8.865473998969243,8.865473998969243,8.865473998969243,8.867903483246918,8.867903483246918,8.860414311687146,8.841204050685455,8.815105850618751,8.774561742089926,8.77304535369362,8.77304535369362,8.77304535369362,8.77304535369362,8.77304535369362,8.77304535369362,8.769776582728504,8.747172240331162,8.740088073126445,8.73351350173769,8.674574741849344,8.568108014855135,8.242999285123805,7.365009681344308,6.873809940319696,5.93674495935531,4.545168124471985,3.9243703523771987,3.8287799187845377,3.671931592181115,3.5590406342091336)
remove_na = !is.na(rate)
time = time[remove_na]
plot(time,time,type = 'n', ylim = c(0, 9.754693831571611), xlim = c(-133.847608,-26.531421), ylab = 'Mean longevity', xlab = 'Time',main='Longevity' )
polygon(c(time, rev(time)), c(maxHPD[remove_na], rev(minHPD[remove_na])), col = alpha('#756bb1',0.3), border = NA)
lines(time,rate[remove_na], col = '#756bb1', lwd=4)

n <- dev.off()
